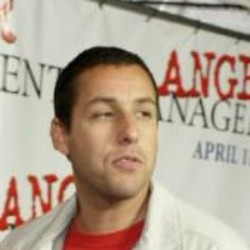
#> input picture 课程作业/数字内容安全/exp4/lfw/Adam_Sandler_0003.jpg, 250 x 250 px; its folder holds 4 pictures in this run
$ python main.py
#> lines starting #> are read from the running program, lines starting #| are printed output that depends on the picture
import numpy as np
import cv2
from scipy.fft import fft2, ifft2
from sklearn.decomposition import PCA
from sklearn.svm import SVC
from sklearn.metrics import accuracy_score
from sklearn.model_selection import train_test_split
from sklearn.preprocessing import StandardScaler
import os
from glob import glob
import random


# 读取图像并预处理
def preprocess_image(image_path, img_size=128):
#> called with image_path = './lfw/Adam_Sandler_0003.jpg', img_size = 128
    image = cv2.imread(image_path)
#> image is the input picture: shape (250, 250, 3); mean B, G, R 144.6, 161.6, 178.1
    gray_image = cv2.cvtColor(image, cv2.COLOR_BGR2GRAY)
    resized_image = cv2.resize(gray_image, (img_size, img_size))
    return resized_image


# 对图像进行离散傅立叶变换
def dft_image(image):
    return fft2(image)


# 计算拉普拉斯噪声
def laplace_noise(scale, size):
    return np.random.laplace(0, scale, size)


# 添加噪声到DFT系数中
def add_noise_to_dft(dft_matrix, epsilon, k):
    n, m = dft_matrix.shape
    selected_dft = dft_matrix[:k, :k]
    sensitivity = np.max(np.abs(selected_dft))
    lambda_ = sensitivity / epsilon
    noise = laplace_noise(lambda_, selected_dft.shape)
    dft_matrix[:k, :k] += noise
    return dft_matrix


# 逆DFT转换回图像
def idft_image(dft_matrix):
    return np.abs(ifft2(dft_matrix))


# PCA+SVM 人脸识别
def pca_svm_face_recognition(X_train, y_train, X_test, y_test, n_components=100):
    scaler = StandardScaler()
    X_train = scaler.fit_transform(X_train)
    X_test = scaler.transform(X_test)

    pca = PCA(n_components=n_components)
    X_train_pca = pca.fit_transform(X_train)
    X_test_pca = pca.transform(X_test)

    svm = SVC(kernel='linear', C=1)
    svm.fit(X_train_pca, y_train)
    y_pred = svm.predict(X_test_pca)

    accuracy = accuracy_score(y_test, y_pred)
    return accuracy


# 主程序
def main(data_dir, epsilon=1.0, k=20, img_size=128):
    image_paths = glob(os.path.join(data_dir, '*.jpg'))
    # image_paths = glob(os.path.join(data_dir, '**', '*.jpg'), recursive=True)
    random.shuffle(image_paths)

    images = [preprocess_image(path, img_size) for path in image_paths]
#> call 2 of preprocess_image, with image_path = './lfw/Abdullah_Ahmad_Badawi_0001.jpg', img_size = 128
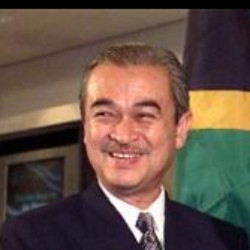
#> input picture 课程作业/数字内容安全/exp4/lfw/Abdullah_Ahmad_Badawi_0001.jpg, 250 x 250 px
#> in preprocess_image, image is the input picture: shape (250, 250, 3); mean B, G, R 71.1, 81.6, 101.2
#> call 3 of preprocess_image, with image_path = './lfw/Abdullah_Gul_0004.jpg', img_size = 128
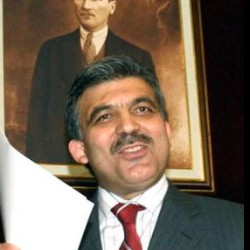
#> input picture 课程作业/数字内容安全/exp4/lfw/Abdullah_Gul_0004.jpg, 250 x 250 px
#> in preprocess_image, image is the input picture: shape (250, 250, 3); mean B, G, R 87.4, 103.9, 120.5
#> in preprocess_image (call 3), `resized_image = cv2.resize(gray_image, (img_size, img_size))`:
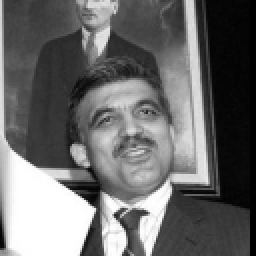
#> resized_image: shape (128, 128) (shown 2 times larger); min 0, max 255, mean 106.9
#> call 4 of preprocess_image, with image_path = './lfw/Adam_Sandler_0004.jpg', img_size = 128
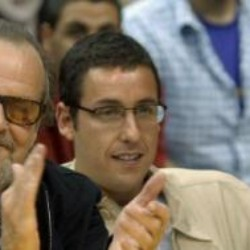
#> input picture 课程作业/数字内容安全/exp4/lfw/Adam_Sandler_0004.jpg, 250 x 250 px
#> in preprocess_image, image is the input picture: shape (250, 250, 3); mean B, G, R 97.6, 111.3, 123.1
#> in preprocess_image (call 4), `gray_image = cv2.cvtColor(image, cv2.COLOR_BGR2GRAY)`:
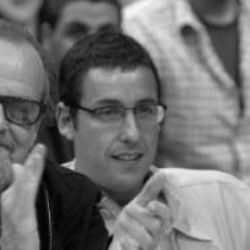
#> gray_image: shape (250, 250); min 1, max 250, mean 113.3
#> images = 4 items
    labels = [path.split('/')[-1].split('_')[0] for path in image_paths]    # 假设文件名格式为 'label_xxx.jpg'

    X = []
    for image in images:
        dft_matrix = dft_image(image)
        noisy_dft_matrix = add_noise_to_dft(dft_matrix, epsilon, k)
        noisy_image = idft_image(noisy_dft_matrix)
        X.append(noisy_image.flatten())
#> this loop made 4 passes
#> (sensitivity in add_noise_to_dft, lambda_ in add_noise_to_dft) on passes 1 to 4: (2695106, 2695106), (1410812, 1410812), (1751978, 1751978), (1853787, 1853787)
#> pass 1, in main, `noisy_image = idft_image(noisy_dft_matrix)`:
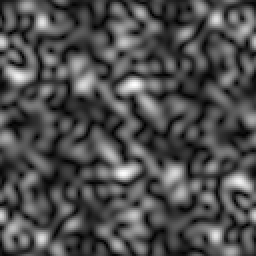
#> noisy_image: shape (128, 128) float64 (shown 2 times larger); min 19.97, max 12794.9, mean 3943.9; drawn with min black and max white
#> after the loop:
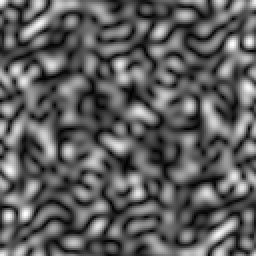
#> noisy_image: shape (128, 128) float64 (shown 2 times larger); min 14.88, max 8090.8, mean 3001.6; drawn with min black and max white
#> after the loop, X = 4 items

    X = np.array(X)
    y = np.array(labels)

    X_train, X_test, y_train, y_test = train_test_split(X, y, test_size=0.2, random_state=42)

    accuracy = pca_svm_face_recognition(X_train, y_train, X_test, y_test)
    print(f'差分隐私保护下的人脸识别准确率为: {accuracy:.4f}')


if __name__ == '__main__':
    data_dir = './lfw'  # LFW图像数据集的路径
    epsilon = 1.0
    k = 20
#> (the run stopped early here; a loop or call above may not have finished)
